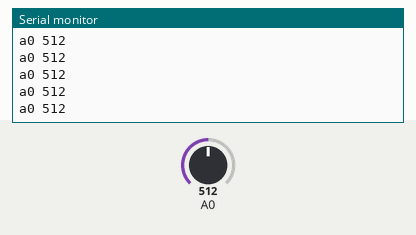
Bench run of a sketch on a simulated Arduino Uno, built with avr-gcc and run on an emulated ATmega328P. On the bench: the last lines printed to the serial monitor. The test bench sets the inputs (shaded band); at power-on: A0 = 512.

Above: at 1.2 s.
1.3 s: A0 set to 106
At 2.2 s:
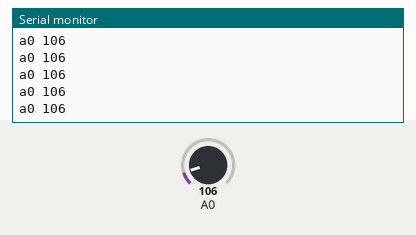
2.8 s: A0 set to 95
At 3.8 s:
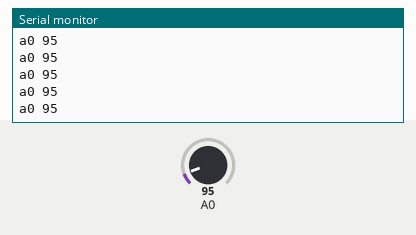
Timing chart, 0 to 5.8 s (numbered marks = the images above; inputs shaded):
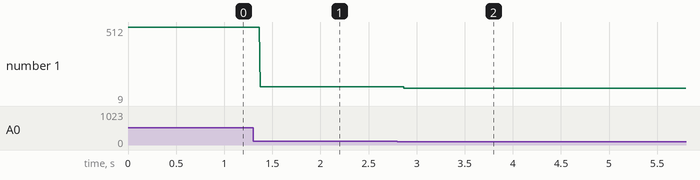

The sketch:

max-arduino.ino
```cpp
void setup() {
  Serial.begin(9600);
}

void loop() {
  Serial.println("a0 "+String(analogRead(0)));
}
```

Measured:
- after the input at 1.3 s, the serial monitor: prints a new line after 0.07 s (image 1)
- after the input at 2.8 s, the serial monitor: prints a new line after 0.07 s (image 2)
- plotted number 1: 512 → 106 after the input at 1.3 s, 106 → 9 after the input at 2.8 s
